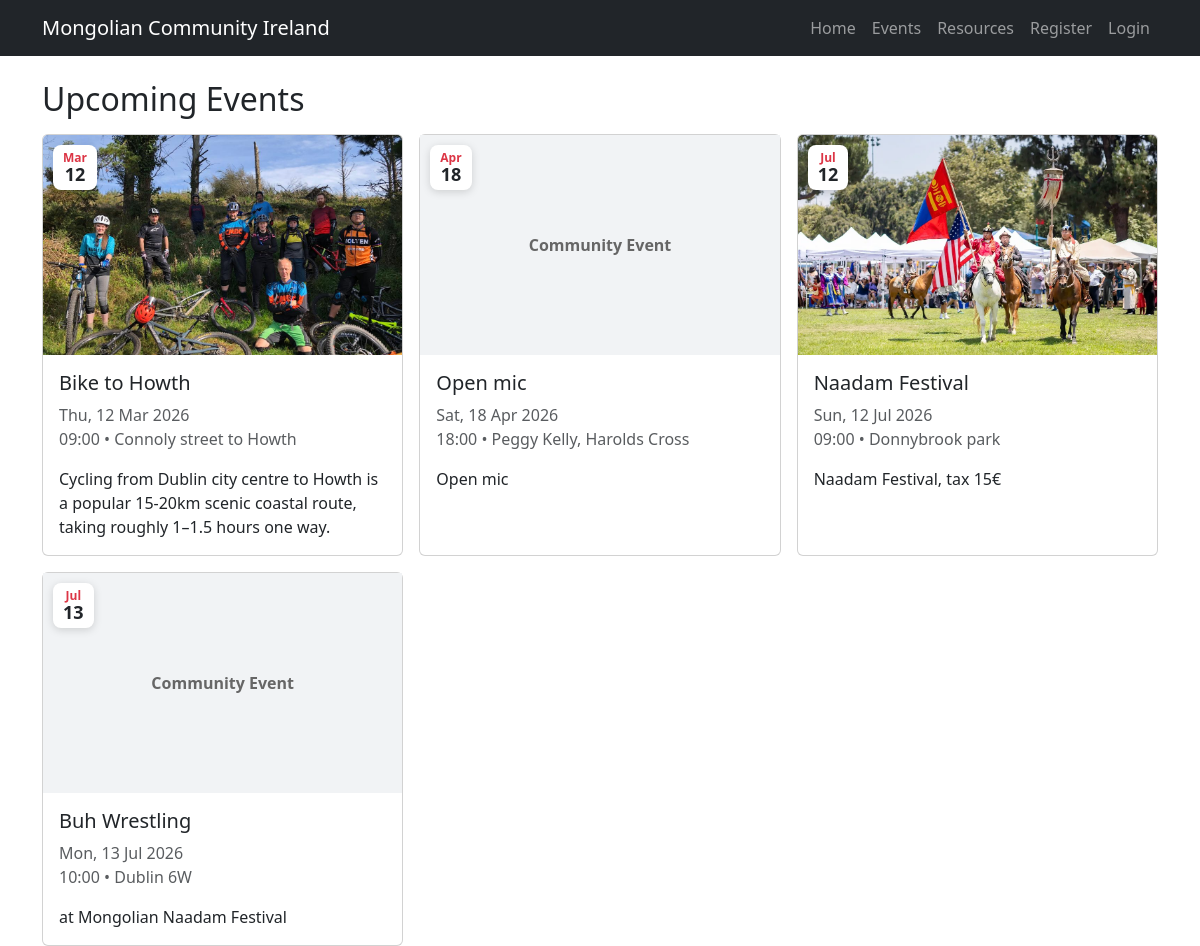
The app's page /events/, older data.
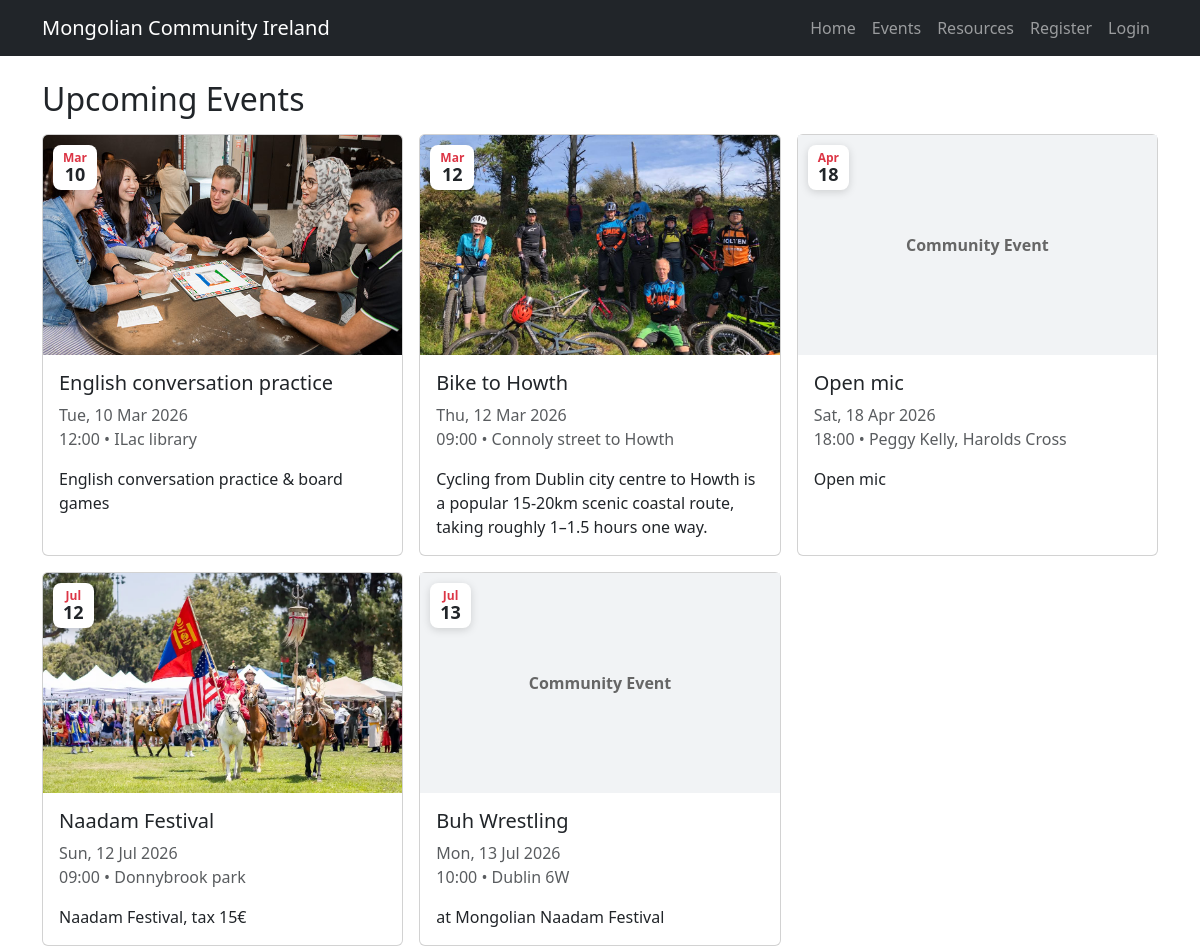
The same page, newer data.
### portal/models.py (models this page shows, shortened)
class Event(models.Model):
    title = models.CharField(max_length=120, validators=[MinLengthValidator(5)])
    description = models.TextField(blank=True, max_length=2000)
    start_datetime = models.DateTimeField()
    location = models.CharField(max_length=120)
    image = models.ImageField(upload_to="events/", blank=True, null=True)
    is_published = models.BooleanField(default=True)
    created_at = models.DateTimeField(auto_now_add=True)

### portal/views.py (the view)
# urls.py: path("events/", views.events_list, name="events_list"),
def events_list(request):
    events = (
        Event.objects
        .filter(is_published=True, start_datetime__gte=timezone.now())
        .order_by("start_datetime")
    )
    return render(request, "portal/events_list.html", {"events": events})

### portal/templates/portal/events_list.html (shortened to what this page needs)
{% extends "portal/base.html" %}
{% block content %}
<h2 class="mb-3">Upcoming Events</h2>
{% if events %}
  <div class="row g-3">
    {% for event in events %}
      <div class="col-md-4">
          <a href="{% url 'event_detail' event.id %}" class="event-link">
          <div class="card h-100 event-card">
              <div class="event-image-wrapper">
                  {% if event.image %}
                    <img src="{{ event.image.url }}" class="card-img-top event-card-image" alt="{{ event.title }}">
                  {% else %}
                    <div class="event-placeholder">
                        Community Event
                    </div>
                  {% endif %}
                  <div class="event-date-badge">
                      <span class="event-month">
                          {{ event.start_datetime|date:"M" }}
                      </span>
                      <span class="event-day">
                          {{ event.start_datetime|date:"d" }}
                      </span>
                  </div>
              </div>
              <div class="card-body">
                  <h5 class="card-title">{{ event.title }}</h5>
                  <p class="card-text text-muted">
                      {{ event.start_datetime|date:"D, d M Y" }}<br>
                      {{ event.start_datetime|time:"H:i" }} • {{ event.location }}
                  </p>
                  {% if event.description %}
                  <p class="card-text">
                      {{ event.description|truncatechars:120 }}
                  </p>
                  {% endif %}
              </div>
          </div>
          </a>
      </div>
    {% endfor %}
  </div>
{% else %}
  <div class="alert alert-info">No events yet. Check back soon!</div>
{% endif %}
{% endblock %}

Row changes from the older to the newer data that the page shows:
added Event: image (picture), start_datetime "Mar", start_datetime "10", title "English conversation practice", start_datetime "Tue, 10 Mar 2026", start_datetime "12:00", location "ILac library", description "English conversation practice & board games"
